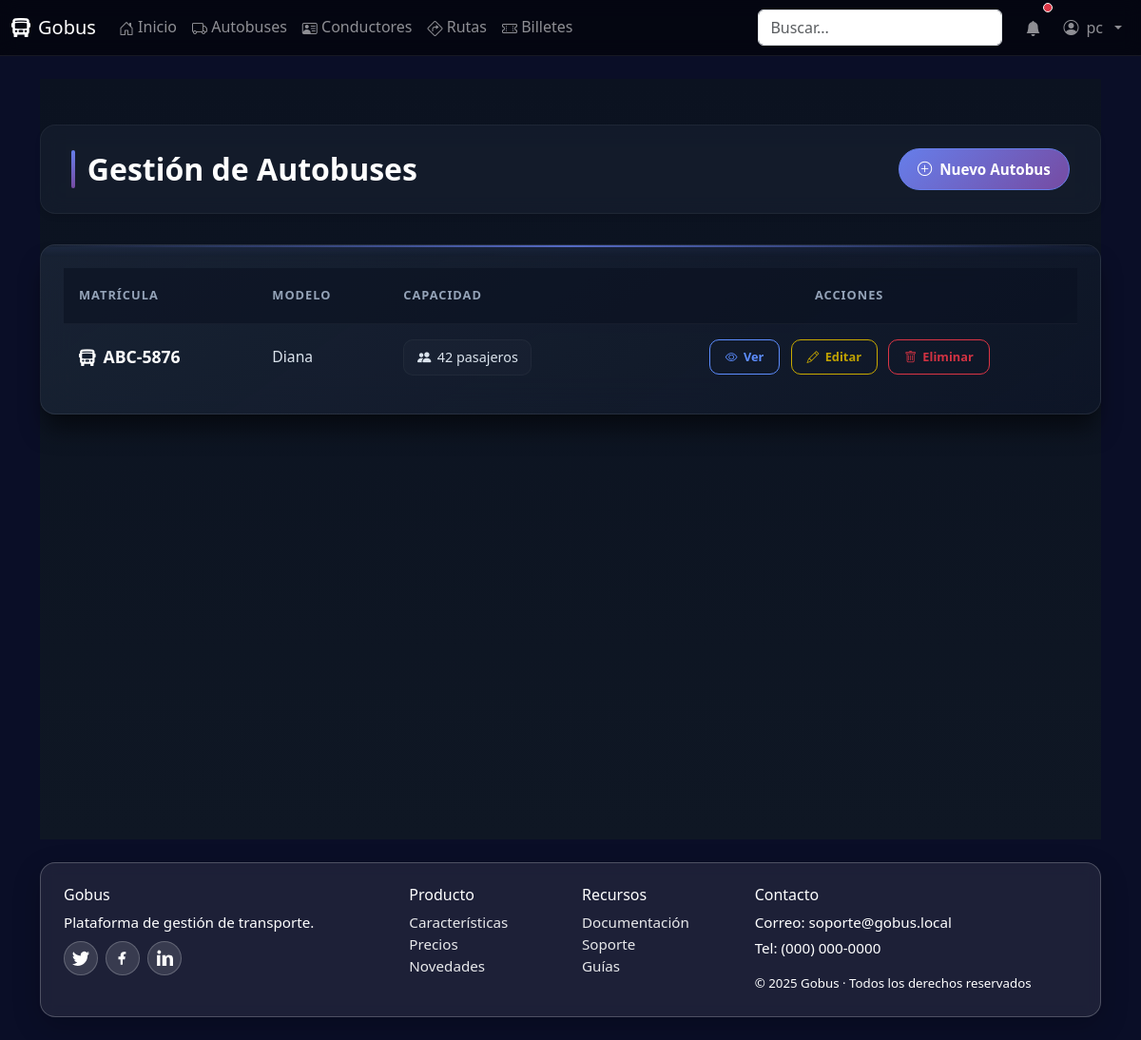
Page /autobuses/ (signed in) on the earlier database version.
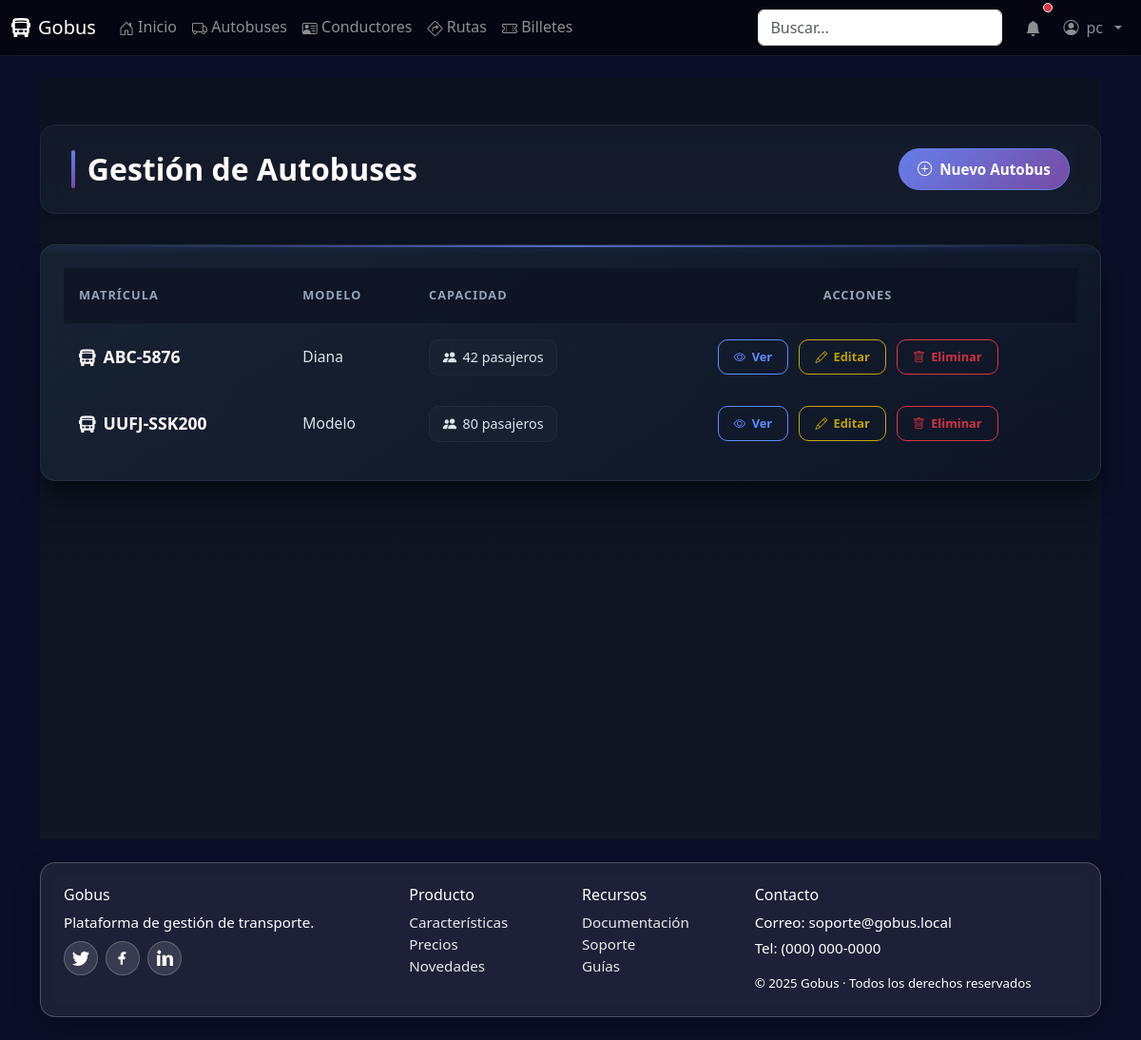
Same page on the later database version.
### core/models.py (models this page shows, shortened)
class Autobus(models.Model):
    matricula = models.CharField(max_length=20, unique=True)
    capacidad = models.PositiveIntegerField()
    modelo = models.CharField(max_length=100)

### core/views.py (the view)
# urls.py: path('autobuses/', views.autobus_list, name='autobus_list'),
@login_required
def autobus_list(request):
    autobuses = Autobus.objects.all().order_by('matricula')
    paginator = Paginator(autobuses, 10)
    page_number = request.GET.get('page')
    page_obj = paginator.get_page(page_number)
    context = {
        'page_obj': page_obj,
        'title': 'Gestión de Autobuses'
    }
    return render(request, 'core/autobus/autobus_list.html', context)

### core/templates/core/autobus/autobus_list.html (shortened to what this page needs)
{% extends 'base.html' %}
{% load static %}
{% block head_extra %}
<link href="{% static 'core/css/home-modern.css' %}" rel="stylesheet">
<link href="{% static 'core/css/crud.css' %}" rel="stylesheet">
{% endblock %}
{% block content %}
<div class="crud-container">
  <div class="page-header">
    <h1 class="page-title">{{ title }}</h1>
    <a href="{% url 'autobus_create' %}" class="btn-create">
      <i class="bi bi-plus-circle"></i>
      Nuevo Autobus
    </a>
  </div>
  {% if page_obj %}
    <div class="table-container">
      <div class="table-responsive">
        <table class="modern-table">
          <thead>
            <tr>
              <th>Matrícula</th>
              <th>Modelo</th>
              <th>Capacidad</th>
              <th>Acciones</th>
            </tr>
          </thead>
          <tbody>
            {% for autobus in page_obj %}
              <tr>
                <td data-label="Matrícula">
                  <div class="matricula-cell">
                    <i class="bi bi-bus-front-fill"></i>
                    {{ autobus.matricula }}
                  </div>
                </td>
                <td class="modelo-cell" data-label="Modelo">{{ autobus.modelo }}</td>
                <td data-label="Capacidad">
                  <div class="capacidad-badge">
                    <i class="bi bi-people-fill"></i>
                    {{ autobus.capacidad }} pasajeros
                  </div>
                </td>
                <td data-label="Acciones">
                  <div class="action-cell">
                    <a href="{% url 'autobus_detail' autobus.pk %}" class="btn-action btn-view">
                      <i class="bi bi-eye"></i> Ver
                    </a>
                    <a href="{% url 'autobus_edit' autobus.pk %}" class="btn-action btn-edit">
                      <i class="bi bi-pencil"></i> Editar
                    </a>
                    <a href="{% url 'autobus_delete' autobus.pk %}" class="btn-action btn-delete">
                      <i class="bi bi-trash"></i> Eliminar
                    </a>
                  </div>
                </td>
              </tr>
            {% endfor %}
          </tbody>
        </table>
      </div>
    </div>
  {% endif %}
</div>
{% endblock %}

Differences in the rows shown:
added Autobus: matricula "UUFJ-SSK200", modelo "Modelo", capacidad "80"
